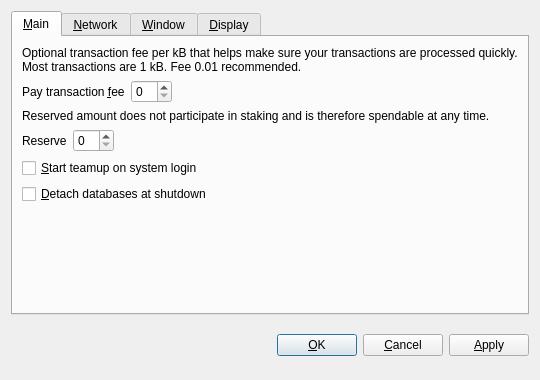
<?xml version="1.0" encoding="UTF-8"?>
<ui version="4.0">
 <class>OptionsDialog</class>
 <widget class="QDialog" name="OptionsDialog">
  <property name="geometry">
   <rect>
    <x>0</x>
    <y>0</y>
    <width>540</width>
    <height>380</height>
   </rect>
  </property>
  <property name="windowTitle">
   <string>Options</string>
  </property>
  <property name="modal">
   <bool>true</bool>
  </property>
  <layout class="QVBoxLayout" name="verticalLayout">
   <item>
    <widget class="QTabWidget" name="tabWidget">
     <property name="tabPosition">
      <enum>QTabWidget::North</enum>
     </property>
     <property name="currentIndex">
      <number>0</number>
     </property>
     <widget class="QWidget" name="tabMain">
      <attribute name="title">
       <string>&amp;Main</string>
      </attribute>
      <layout class="QVBoxLayout" name="verticalLayout_Main">
       <item>
        <widget class="QLabel" name="transactionFeeInfoLabel">
         <property name="text">
          <string>Optional transaction fee per kB that helps make sure your transactions are processed quickly. Most transactions are 1 kB. Fee 0.01 recommended.</string>
         </property>
         <property name="textFormat">
          <enum>Qt::PlainText</enum>
         </property>
         <property name="wordWrap">
          <bool>true</bool>
         </property>
        </widget>
       </item>
       <item>
        <layout class="QHBoxLayout" name="horizontalLayoutFee">
         <item>
          <widget class="QLabel" name="transactionFeeLabel">
           <property name="text">
            <string>Pay transaction &amp;fee</string>
           </property>
           <property name="textFormat">
            <enum>Qt::PlainText</enum>
           </property>
           <property name="buddy">
            <cstring>transactionFee</cstring>
           </property>
          </widget>
         </item>
         <item>
          <widget class="BitcoinAmountField" name="transactionFee"/>
         </item>
         <item>
          <spacer name="horizontalSpacerFee">
           <property name="orientation">
            <enum>Qt::Horizontal</enum>
           </property>
           <property name="sizeHint" stdset="0">
            <size>
             <width>40</width>
             <height>20</height>
            </size>
           </property>
          </spacer>
         </item>
        </layout>
       </item>
       <item>
        <widget class="QLabel" name="reserveBalanceInfoLabel">
         <property name="text">
          <string>Reserved amount does not participate in staking and is therefore spendable at any time.</string>
         </property>
         <property name="textFormat">
          <enum>Qt::PlainText</enum>
         </property>
         <property name="wordWrap">
          <bool>true</bool>
         </property>
        </widget>
       </item>
       <item>
        <layout class="QHBoxLayout" name="horizontalLayoutReserveBalance">
         <item>
          <widget class="QLabel" name="reserveBalanceLabel">
           <property name="text">
            <string>Reserve</string>
           </property>
           <property name="textFormat">
            <enum>Qt::PlainText</enum>
           </property>
           <property name="buddy">
            <cstring>reserveBalance</cstring>
           </property>
          </widget>
         </item>
         <item>
          <widget class="BitcoinAmountField" name="reserveBalance"/>
         </item>
         <item>
          <spacer name="horizontalSpacerReserveBalance">
           <property name="orientation">
            <enum>Qt::Horizontal</enum>
           </property>
           <property name="sizeHint" stdset="0">
            <size>
             <width>40</width>
             <height>20</height>
            </size>
           </property>
          </spacer>
         </item>
        </layout>
       </item>
       <item>
        <widget class="QCheckBox" name="bitcoinAtStartup">
         <property name="toolTip">
          <string>Automatically start teamup after logging in to the system.</string>
         </property>
         <property name="text">
          <string>&amp;Start teamup on system login</string>
         </property>
        </widget>
       </item>
       <item>
        <widget class="QCheckBox" name="detachDatabases">
         <property name="toolTip">
          <string>Detach block and address databases at shutdown. This means they can be moved to another data directory, but it slows down shutdown. The wallet is always detached.</string>
         </property>
         <property name="text">
          <string>&amp;Detach databases at shutdown</string>
         </property>
        </widget>
       </item>
       <item>
        <spacer name="verticalSpacer_Main">
         <property name="orientation">
          <enum>Qt::Vertical</enum>
         </property>
         <property name="sizeHint" stdset="0">
          <size>
           <width>20</width>
           <height>40</height>
          </size>
         </property>
        </spacer>
       </item>
      </layout>
     </widget>
     <widget class="QWidget" name="tabNetwork">
      <attribute name="title">
       <string>&amp;Network</string>
      </attribute>
      <layout class="QVBoxLayout" name="verticalLayout_Network">
       <item>
        <widget class="QCheckBox" name="mapPortUpnp">
         <property name="toolTip">
          <string>Automatically open the teamup client port on the router. This only works when your router supports UPnP and it is enabled.</string>
         </property>
         <property name="text">
          <string>Map port using &amp;UPnP</string>
         </property>
        </widget>
       </item>
       <item>
        <widget class="QCheckBox" name="connectSocks">
         <property name="toolTip">
          <string>Connect to the teamup network through a SOCKS proxy (e.g. when connecting through Tor).</string>
         </property>
         <property name="text">
          <string>&amp;Connect through SOCKS proxy:</string>
         </property>
        </widget>
       </item>
       <item>
        <layout class="QHBoxLayout" name="horizontalLayout_Network">
         <item>
          <widget class="QLabel" name="proxyIpLabel">
           <property name="text">
            <string>Proxy &amp;IP:</string>
           </property>
           <property name="textFormat">
            <enum>Qt::PlainText</enum>
           </property>
           <property name="buddy">
            <cstring>proxyIp</cstring>
           </property>
          </widget>
         </item>
         <item>
          <widget class="QValidatedLineEdit" name="proxyIp">
           <property name="maximumSize">
            <size>
             <width>140</width>
             <height>16777215</height>
            </size>
           </property>
           <property name="toolTip">
            <string>IP address of the proxy (e.g. 127.0.0.1)</string>
           </property>
          </widget>
         </item>
         <item>
          <widget class="QLabel" name="proxyPortLabel">
           <property name="text">
            <string>&amp;Port:</string>
           </property>
           <property name="textFormat">
            <enum>Qt::PlainText</enum>
           </property>
           <property name="buddy">
            <cstring>proxyPort</cstring>
           </property>
          </widget>
         </item>
         <item>
          <widget class="QLineEdit" name="proxyPort">
           <property name="maximumSize">
            <size>
             <width>55</width>
             <height>16777215</height>
            </size>
           </property>
           <property name="toolTip">
            <string>Port of the proxy (e.g. 9050)</string>
           </property>
          </widget>
         </item>
         <item>
          <widget class="QLabel" name="socksVersionLabel">
           <property name="text">
            <string>SOCKS &amp;Version:</string>
           </property>
           <property name="textFormat">
            <enum>Qt::PlainText</enum>
           </property>
           <property name="buddy">
            <cstring>socksVersion</cstring>
           </property>
          </widget>
         </item>
         <item>
          <widget class="QValueComboBox" name="socksVersion">
           <property name="toolTip">
            <string>SOCKS version of the proxy (e.g. 5)</string>
           </property>
          </widget>
         </item>
         <item>
          <spacer name="horizontalSpacer_Network">
           <property name="orientation">
            <enum>Qt::Horizontal</enum>
           </property>
           <property name="sizeHint" stdset="0">
            <size>
             <width>40</width>
             <height>20</height>
            </size>
           </property>
          </spacer>
         </item>
        </layout>
       </item>
       <item>
        <spacer name="verticalSpacer_Network">
         <property name="orientation">
          <enum>Qt::Vertical</enum>
         </property>
         <property name="sizeHint" stdset="0">
          <size>
           <width>20</width>
           <height>40</height>
          </size>
         </property>
        </spacer>
       </item>
      </layout>
     </widget>
     <widget class="QWidget" name="tabWindow">
      <attribute name="title">
       <string>&amp;Window</string>
      </attribute>
      <layout class="QVBoxLayout" name="verticalLayout_Window">
       <item>
        <widget class="QCheckBox" name="minimizeToTray">
         <property name="toolTip">
          <string>Show only a tray icon after minimizing the window.</string>
         </property>
         <property name="text">
          <string>&amp;Minimize to the tray instead of the taskbar</string>
         </property>
        </widget>
       </item>
       <item>
        <widget class="QCheckBox" name="minimizeOnClose">
         <property name="toolTip">
          <string>Minimize instead of exit the application when the window is closed. When this option is enabled, the application will be closed only after selecting Quit in the menu.</string>
         </property>
         <property name="text">
          <string>M&amp;inimize on close</string>
         </property>
        </widget>
       </item>
       <item>
        <spacer name="verticalSpacer_Window">
         <property name="orientation">
          <enum>Qt::Vertical</enum>
         </property>
         <property name="sizeHint" stdset="0">
          <size>
           <width>20</width>
           <height>40</height>
          </size>
         </property>
        </spacer>
       </item>
      </layout>
     </widget>
     <widget class="QWidget" name="tabDisplay">
      <attribute name="title">
       <string>&amp;Display</string>
      </attribute>
      <layout class="QVBoxLayout" name="verticalLayout_Display">
       <item>
        <layout class="QHBoxLayout" name="horizontalLayout_1_Display">
         <item>
          <widget class="QLabel" name="langLabel">
           <property name="text">
            <string>User Interface &amp;language:</string>
           </property>
           <property name="textFormat">
            <enum>Qt::PlainText</enum>
           </property>
           <property name="buddy">
            <cstring>lang</cstring>
           </property>
          </widget>
         </item>
         <item>
          <widget class="QValueComboBox" name="lang">
           <property name="toolTip">
            <string>The user interface language can be set here. This setting will take effect after restarting teamup.</string>
           </property>
          </widget>
         </item>
        </layout>
       </item>
       <item>
        <layout class="QHBoxLayout" name="horizontalLayout_2_Display">
         <item>
          <widget class="QLabel" name="unitLabel">
           <property name="text">
            <string>&amp;Unit to show amounts in:</string>
           </property>
           <property name="textFormat">
            <enum>Qt::PlainText</enum>
           </property>
           <property name="buddy">
            <cstring>unit</cstring>
           </property>
          </widget>
         </item>
         <item>
          <widget class="QValueComboBox" name="unit">
           <property name="toolTip">
            <string>Choose the default subdivision unit to show in the interface and when sending coins.</string>
           </property>
          </widget>
         </item>
        </layout>
       </item>
       <item>
        <widget class="QCheckBox" name="displayAddresses">
         <property name="toolTip">
          <string>Whether to show teamup addresses in the transaction list or not.</string>
         </property>
         <property name="text">
          <string>&amp;Display addresses in transaction list</string>
         </property>
        </widget>
       </item>
       <item>
        <widget class="QCheckBox" name="coinControlFeatures">
         <property name="toolTip">
          <string>Whether to show coin control features or not.</string>
         </property>
         <property name="text">
          <string>Display coin &amp;control features (experts only!)</string>
         </property>
        </widget>
       </item>
       <item>
        <spacer name="verticalSpacer_Display">
         <property name="orientation">
          <enum>Qt::Vertical</enum>
         </property>
         <property name="sizeHint" stdset="0">
          <size>
           <width>20</width>
           <height>40</height>
          </size>
         </property>
        </spacer>
       </item>
      </layout>
     </widget>
    </widget>
   </item>
   <item>
    <layout class="QHBoxLayout" name="horizontalLayout_Buttons">
     <item>
      <spacer name="horizontalSpacer_1">
       <property name="orientation">
        <enum>Qt::Horizontal</enum>
       </property>
       <property name="sizeHint" stdset="0">
        <size>
         <width>40</width>
         <height>48</height>
        </size>
       </property>
      </spacer>
     </item>
     <item>
      <widget class="QLabel" name="statusLabel">
       <property name="font">
        <font>
         <weight>75</weight>
         <bold>true</bold>
        </font>
       </property>
       <property name="text">
        <string/>
       </property>
       <property name="textFormat">
        <enum>Qt::PlainText</enum>
       </property>
       <property name="wordWrap">
        <bool>true</bool>
       </property>
      </widget>
     </item>
     <item>
      <spacer name="horizontalSpacer_2">
       <property name="orientation">
        <enum>Qt::Horizontal</enum>
       </property>
       <property name="sizeHint" stdset="0">
        <size>
         <width>40</width>
         <height>48</height>
        </size>
       </property>
      </spacer>
     </item>
     <item>
      <widget class="QPushButton" name="okButton">
       <property name="text">
        <string>&amp;OK</string>
       </property>
      </widget>
     </item>
     <item>
      <widget class="QPushButton" name="cancelButton">
       <property name="text">
        <string>&amp;Cancel</string>
       </property>
       <property name="autoDefault">
        <bool>false</bool>
       </property>
      </widget>
     </item>
     <item>
      <widget class="QPushButton" name="applyButton">
       <property name="text">
        <string>&amp;Apply</string>
       </property>
       <property name="autoDefault">
        <bool>false</bool>
       </property>
      </widget>
     </item>
    </layout>
   </item>
  </layout>
 </widget>
 <customwidgets>
  <customwidget>
   <class>BitcoinAmountField</class>
   <extends>QSpinBox</extends>
   <header>bitcoinamountfield.h</header>
  </customwidget>
  <customwidget>
   <class>QValueComboBox</class>
   <extends>QComboBox</extends>
   <header>qvaluecombobox.h</header>
  </customwidget>
  <customwidget>
   <class>QValidatedLineEdit</class>
   <extends>QLineEdit</extends>
   <header>qvalidatedlineedit.h</header>
  </customwidget>
 </customwidgets>
 <resources/>
 <connections/>
</ui>
